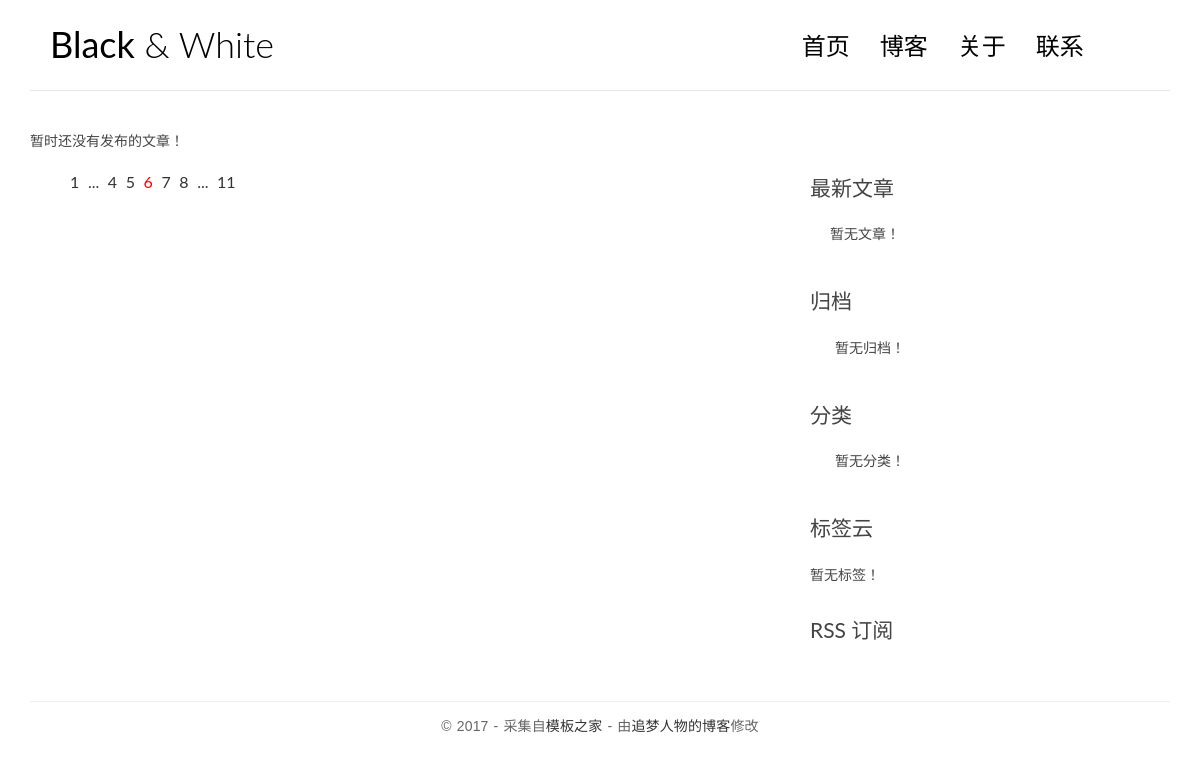
The app's page /, older data.
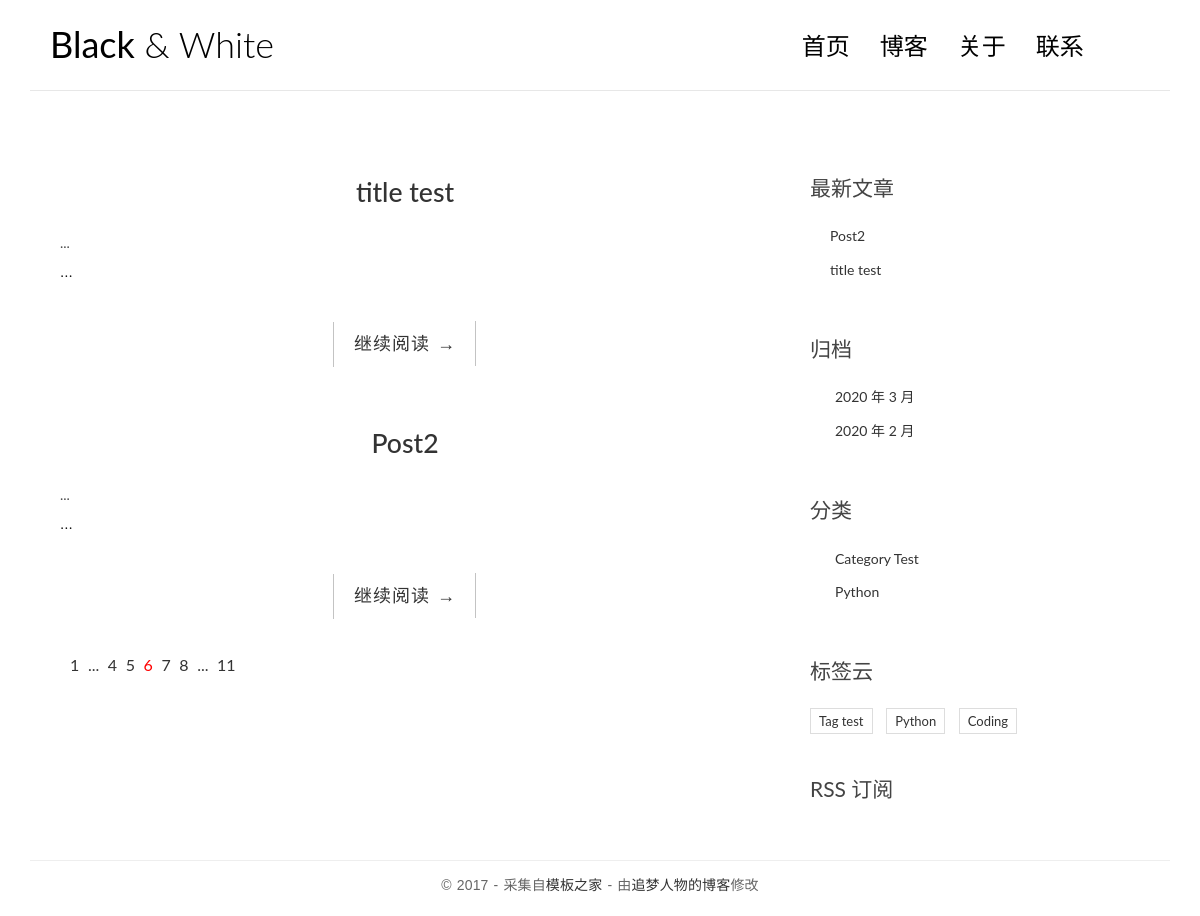
The same page, newer data.
### blog/models.py (models this page shows, shortened)
class Post(models.Model):
    title = models.CharField('标题', max_length=70)
    body = models.TextField('正文')
    created_time = models.DateTimeField('创作时间', default = timezone.now)
    modified_time = models.DateTimeField('修改时间')
    excerpt = models.CharField('摘要',max_length=200, blank=True)
    category = models.ForeignKey(Category, verbose_name = '分类', on_delete=models.CASCADE)
    tags = models.ManyToManyField(Tag, verbose_name = '标签', blank=True)
    author = models.ForeignKey(User, verbose_name = '作者', on_delete=models.CASCADE)
    class Meta:
        verbose_name = '文章'
        verbose_name_plural = verbose_name
    def get_absolute_url(self):
        return reverse('blog:detail', kwargs={'pk': self.pk})

class Category(models.Model):
    name = models.CharField(max_length=100)
    class Meta:
        verbose_name = '类别'
        verbose_name_plural = verbose_name

class Tag(models.Model):
    name = models.CharField(max_length=100)
    class Meta:
        verbose_name = '标签'
        verbose_name_plural = verbose_name

### blog/views.py (the view)
def index(request):
    post_list = Post.objects.all()
    return render(request, 'blog/index.html', context={'post_list': post_list})

### blog/templatetags/blog_extras.py (called while the page is built)
@register.inclusion_tag('blog/inclusions/_recent_posts.html', takes_context=True)
def show_recent_posts(context, num=5):
    return {
        'recent_post_list': Post.objects.all().order_by('-created_time')[:num],
    }

@register.inclusion_tag('blog/inclusions/_archives.html', takes_context=True)
def show_archives(context):
    return {
        'date_list': Post.objects.dates('created_time', 'month', order='DESC'),
    }

@register.inclusion_tag('blog/inclusions/_categories.html', takes_context=True)
def show_categories(context):
    return {
        'category_list': Category.objects.all(),
    }

@register.inclusion_tag('blog/inclusions/_tags.html', takes_context=True)
def show_tags(context):
    return {
        'tag_list': Tag.objects.all(),
    }

### templates/blog/index.html
{% extends 'base.html' %}
{% block main %}
    {% for post in post_list %}
    <article class="post post-{{ post.pk }}">
            <header class="entry-header">
              <h1 class="entry-title">
                <a href="{{ post.get_absolute_url }}">{{ post.title }}</a>
              </h1>
              ...
            </header>
            <div class="entry-content clearfix">
              ...
              <div class="read-more cl-effect-14">
                <a href="{{ post.get_absolute_url }}" class="more-link">继续阅读 <span class="meta-nav">→</span></a>
              </div>
            </div>
          </article>
          {% empty %}
            <div class="no-post">暂时还没有发布的文章！</div>
          {% endfor %}
        <div class="pagination">
            <ul>
                <li><a href="">1</a></li>
                <li><a href="">...</a></li>
                <li><a href="">4</a></li>
                <li><a href="">5</a></li>
                <li class="current"><a href="">6</a></li>
                <li><a href="">7</a></li>
                <li><a href="">8</a></li>
                <li><a href="">...</a></li>
                <li><a href="">11</a></li>
            </ul>
        </div>
{% endblock main %}

### templates/base.html (shortened to what this page needs)
<!DOCTYPE html>
{% load static %}
{% load blog_extras %}
<html>
<head>
    <link rel="stylesheet" href="{% static 'blog/css/bootstrap.min.css' %}">
    <link rel="stylesheet" href="http://code.ionicframework.com/ionicons/2.0.1/css/ionicons.min.css">
    <link rel="stylesheet" href="{% static 'blog/css/pace.css' %}">
    <link rel="stylesheet" href="{% static 'blog/css/custom.css' %}">
    <link href="https://cdn.bootcss.com/highlight.js/9.15.8/styles/github.min.css" rel="stylesheet">
</head>
<body>
<div class="container">
    <header id="site-header">
        <div class="row">
            <div class="col-md-4 col-sm-5 col-xs-8">
                <div class="logo">
                    <h1><a href="index.html"><b>Black</b> &amp; White</a></h1>
                </div>
            </div>
            <div class="col-md-8 col-sm-7 col-xs-4">
                <nav class="main-nav" role="navigation">
                    <div class="collapse navbar-collapse" id="bs-example-navbar-collapse-1">
                        <ul class="nav navbar-nav navbar-right">
                            <li class="cl-effect-11"><a href="index.html" data-hover="首页">首页</a></li>
                            <li class="cl-effect-11"><a href="full-width.html" data-hover="博客">博客</a></li>
                            <li class="cl-effect-11"><a href="about.html" data-hover="关于">关于</a></li>
                            <li class="cl-effect-11"><a href="contact.html" data-hover="联系">联系</a></li>
                        </ul>
                    </div>
                </nav>
            </div>
        </div>
    </header>
</div>
<div class="content-body">
    <div class="container">
        <div class="row">
                <main class="col-md-8">
                        {% block main %}
                        {% endblock main %}
                </main>
                <aside class="col-md-4">
                {% show_recent_posts %}
                {% show_archives %}
                {% show_categories %}
                {% show_tags %}
                <div class="rss">
                    <a href=""> RSS 订阅</a>
                </div>
            </aside>
        </div>
    </div>
</div>
<footer id="site-footer">
    <div class="container">
        <div class="row">
            <div class="col-md-12">
                <p class="copyright">&copy 2017 - 采集自<a href="http://www.cssmoban.com/"
                                                        target="_blank" title="模板之家">模板之家</a>
                    - 由<a href="http://zmrenwu.com/" title="网页模板" target="_blank">追梦人物的博客</a>修改
                </p>
            </div>
        </div>
    </div>
</footer>
</body>
</html>

### templates/blog/inclusions/_recent_posts.html
<div class="widget widget-recent-posts">
    <h3 class="widget-title">最新文章</h3>
    <ul>
      {% for post in recent_post_list %}
        <li>
          <a href="{{ post.get_absolute_url }}">{{ post.title }}</a>
        </li>
      {% empty %}
        暂无文章！
      {% endfor %}
    </ul>
  </div>

### templates/blog/inclusions/_archives.html
<div class="widget widget-archives">
    <h3 class="widget-title">归档</h3>
    <ul>
      {% for date in date_list %}
      <li>
        <a href="{% url 'blog:archive' date.year date.month %}">
          {{ date.year }} 年 {{ date.month }} 月
        </a>
      </li>
      {% empty %}
        暂无归档！
      {% endfor %}
    </ul>
  </div>

### templates/blog/inclusions/_categories.html
<div class="widget widget-category">
    <h3 class="widget-title">分类</h3>
    <ul>
      {% for category in category_list %}
        <li>
            <a href="{% url 'blog:category' category.pk %}">{{ category.name }}</a>
        </li>
      {% empty %}
        暂无分类！
      {% endfor %}
    </ul>
  </div>

### templates/blog/inclusions/_tags.html
<div class="widget widget-tag-cloud">
  <h3 class="widget-title">标签云</h3>
  <ul>
    {% for tag in tag_list %}
        <li>
          <a href="{% url 'blog:tag' tag.pk %}">{{ tag.name }}</a>
      </li>
    {% empty %}
      暂无标签！
    {% endfor %}
  </ul>
</div>

### blog/static/blog/css/custom.css (style rules this page uses)
* { outline: none; }
h1, h2, h3, h4, h5, h6 { margin-top: 0; }
b { font-weight: 400; }
a { color: #333; }
body { color: #444; font-family: 'Lato', sans-serif; }
p { font-family: 'Ubuntu', sans-serif; font-weight: 400; word-spacing: 1px; letter-spacing: 0.01em; }
#site-header { background-color: #FFF; padding: 25px 20px; margin-bottom: 40px; border-bottom: 1px solid #e7e7e7; }
.logo h1 a { color: #000; }
.logo h1 { margin: 0; font-family: 'Lato', sans-serif; font-weight: 300; }
.main-nav { margin-top: 11px; max-width: 95%; }
.main-nav a { color: #000000 !important; padding: 0 0 5px 0 !important; margin-right: 30px; font-family: 'Lato', sans-serif; font-weight: 300; font-size: 24px; }
.cl-effect-11 a { padding: 10px 0; color: #0972b4; text-shadow: none; }
.cl-effect-11 a::before { position: absolute; top: 0; left: 0; overflow: hidden; padding: 0 0 5px 0 !important; max-width: 0; border-bottom: 1px solid #000; color: #000; content: attr(data-hover); white-space: nowrap; -webkit-transition: max-width 0.5s; -moz-transition: max-width 0.5s; transition: max-width 0.5s; }
.content-body { padding-bottom: 4em; }
.post { background: #fff; padding: 30px 30px 0; }
.entry-title { text-align: center; font-size: 1.9em; margin-bottom: 20px; line-height: 1.6; padding: 10px 20px 0; }
.entry-content { font-size: 18px; line-height: 1.9; font-weight: 300; color: #000; }
.read-more { font-family: 'Ubuntu', sans-serif; font-weight: 400; word-spacing: 1px; letter-spacing: 0.01em; text-align: center; margin-top: 20px; }
.cl-effect-14 a { padding: 0 20px; height: 45px; line-height: 45px; position: relative; display: inline-block; margin: 15px 25px; letter-spacing: 1px; font-weight: 400; text-shadow: 0 0 1px rgba(255, 255, 255, 0.3); }
.cl-effect-14 a::before, .cl-effect-14 a::after { position: absolute; width: 45px; height: 1px; background: #C3C3C3; content: ''; -webkit-transition: all 0.3s; -moz-transition: all 0.3s; transition: all 0.3s; pointer-events: none; }
.cl-effect-14 a::before { top: 0; left: 0; -webkit-transform: rotate(90deg); -moz-transform: rotate(90deg); transform: rotate(90deg); -webkit-transform-origin: 0 0; -moz-transform-origin: 0 0; transform-origin: 0 0; }
.cl-effect-14 a::after { right: 0; bottom: 0; -webkit-transform: rotate(90deg); -moz-transform: rotate(90deg); transform: rotate(90deg); -webkit-transform-origin: 100% 0; -moz-transform-origin: 100% 0; transform-origin: 100% 0; }
.widget { background: #fff; padding: 30px 0 0; }
.widget-title { font-size: 1.5em; margin-bottom: 20px; line-height: 1.6; padding: 10px 0 0; font-weight: 400; }
.widget-recent-posts ul { padding: 0; margin: 0; padding-left: 20px; }
.widget-recent-posts ul li { list-style-type: none; position: relative; line-height: 170%; margin-bottom: 10px; }
.widget-recent-posts ul li::before { content: '\f3d3'; font-family: "Ionicons"; position: absolute; left: -17px; top: 3px; font-size: 16px; color: #000; }
.widget-archives ul { padding: 0; margin: 0; padding-left: 25px; }
.widget-archives ul li { list-style-type: none; position: relative; line-height: 170%; margin-bottom: 10px; }
.widget-archives ul li::before { content: '\f3f3'; font-family: "Ionicons"; position: absolute; left: -25px; top: 1px; font-size: 16px; color: #000; }
.widget-category ul { padding: 0; margin: 0; padding-left: 25px; }
.widget-category ul li { list-style-type: none; position: relative; line-height: 170%; margin-bottom: 10px; }
.widget-category ul li::before { content: '\f3fe'; font-family: "Ionicons"; position: absolute; left: -25px; top: 1px; font-size: 18px; color: #000; }
.widget-tag-cloud ul { padding: 0; margin: 0; margin-right: -10px; }
.widget-tag-cloud ul li { list-style-type: none; font-size: 13px; display: inline-block; margin-right: 10px; margin-bottom: 10px; padding: 3px 8px; border: 1px solid #ddd; }
.rss { font-size: 21px; margin-top: 30px; }
.rss a { color: #444; }
#site-footer { padding-top: 10px; padding: 0 0 1.5em 0; }
.copyright { text-align: center; padding-top: 1em; margin: 0; border-top: 1px solid #eee; color: #666; }
.pagination ul { list-style: none; }
.pagination ul li { display: inline-block; font-size: 16px; margin-right: 5px; }
.current a { color: red; }

Row changes from the older to the newer data that the page shows:
added Post: title "title test"
added Post: title "Post2"
added Category: name "Category Test"
added Category: name "Python"
added Tag: name "Tag test"
added Tag: name "Python"
added Tag: name "Coding"
Text that changed along with them:
new list line: "2020 年 3 月"
new list line: "2020 年 2 月"
text no longer shown: "暂时还没有发布的文章！ 暂无文章！ 暂无归档！ 暂无分类！ 暂无标签！"
